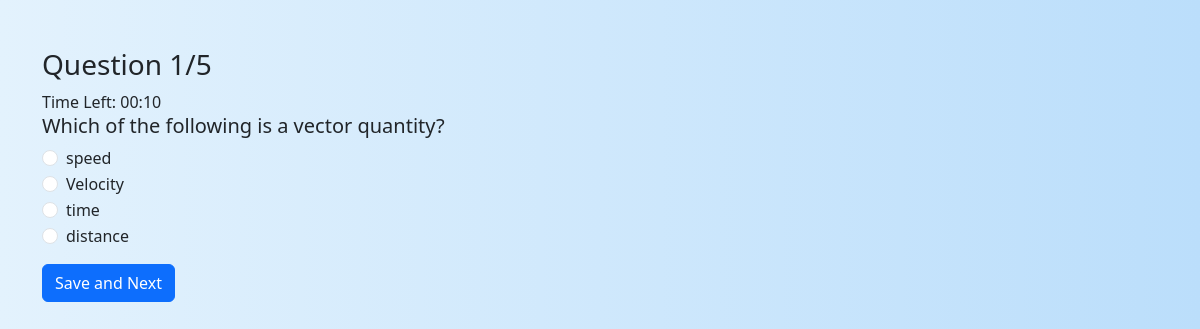
/start_quiz/3/1, run on the app's committed database.
### app.py (models this page shows)
class Question(db.Model):
    id = db.Column(db.Integer, primary_key=True)
    quiz_id = db.Column(db.Integer, db.ForeignKey('quiz.id'), nullable=False)
    question_text = db.Column(db.Text, nullable=False)
    option1 = db.Column(db.String(200), nullable=False)
    option2 = db.Column(db.String(200), nullable=False)
    option3 = db.Column(db.String(200), nullable=False)
    option4 = db.Column(db.String(200), nullable=False)
    correct_option = db.Column(db.Integer, nullable=False)
    chapter_id = db.Column(db.Integer, db.ForeignKey('chapter.id'), nullable=False)
    quiz = db.relationship('Quiz', back_populates='questions')

### app.py (the view, shortened to what this page needs)
@app.route('/start_quiz/<int:quiz_id>/<int:q_no>', methods=['GET', 'POST'])
def start_quiz(quiz_id, q_no):
    total_questions = Question.query.filter_by(quiz_id=quiz_id).count()
    if q_no > total_questions:
        calculate_score(quiz_id)
        return redirect(url_for('scores'))
    question = Question.query.filter_by(quiz_id=quiz_id).offset(q_no - 1).first()
    options_list = [question.option1, question.option2, question.option3, question.option4] if question else []
    return render_template('start_quiz.html',
                           quiz_id=quiz_id,
                           question_no=q_no,
                           question=question,
                           options_list=options_list,
                           total_questions=total_questions,
                           duration=10)

### app.py (called while the page is built)
@app.after_request
def add_header(response):
    response.headers["Cache-Control"] = "no-store, no-cache, must-revalidate, public, max-age=0"
    response.headers["Pragma"] = "no-cache"
    response.headers["Expires"] = "0"
    return response

### templates/start_quiz.html (shortened to what this page needs)
<!DOCTYPE html>
<html lang="en">
<head>
    <link rel="stylesheet" href="/static/style.css">
    <link rel="stylesheet" href="https://cdn.jsdelivr.net/npm/bootstrap@5.3.0/dist/css/bootstrap.min.css">
</head>
<body>
    <div class="container mt-5">
        <h3>Question {{ question_no }}/{{ total_questions if total_questions else '?' }}</h3>
        <div class="timer">
            Time Left: <span id="timer">00:{{ duration if duration else '00' }}</span>
        </div>
        {% if question %}
        <h5>{{ question.question_text }}</h5>
        <form action="{{ url_for('start_quiz', quiz_id=quiz_id, q_no=question_no) }}" method="POST">
            {% if options_list %}
                {% for option in options_list %}
                    <div class="form-check">
                        <input type="radio" name="answer" value="{{ option }}" class="form-check-input" required>
                        <label class="form-check-label">{{ option }}</label>
                    </div>
                {% endfor %}
            {% else %}
                <p>No options available.</p>
            {% endif %}
            <div class="mt-3">
                {% if question_no < total_questions %}
                    <button type="submit" class="btn btn-primary" onclick="setAction('save_next')">Save and Next</button>
                {% else %}
                    <button type="submit" class="btn btn-success" onclick="setAction('submit')">Submit</button>
                {% endif %}
            </div>
        </form>
        {% else %}
            <p>No question found.</p>
        {% endif %}
    </div>
</body>
</html>

### static/style.css (style rules this page uses)
body { background: linear-gradient(to right, #e3f2fd, #bbdefb); font-family: 'Poppins', sans-serif; color: #333; }
.container { margin-top: 40px; }
.btn { border-radius: 8px; transition: all 0.3s ease-in-out; font-weight: bold; }

### data on the page
Question: question_text "Which of the following is a vector quantity?", option1 "speed", option2 "Velocity", option3 "time", option4 "distance"

### other printed values
{{ question_no }} "1"
{{ total_questions if total_questions else '?' }} "5"
{{ duration if duration else '00' }} "10"
